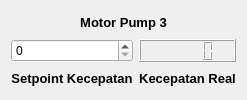
              <widget class="QWidget" name="tab_26">
               <attribute name="title">
                <string>Motor Pump 3</string>
               </attribute>
               <layout class="QGridLayout" name="gridLayout_23">
                <item row="0" column="0" colspan="2">
                 <widget class="QLabel" name="label_87">
                  <property name="sizePolicy">
                   <sizepolicy hsizetype="Minimum" vsizetype="Preferred">
                    <horstretch>0</horstretch>
                    <verstretch>0</verstretch>
                   </sizepolicy>
                  </property>
                  <property name="font">
                   <font>
                    <pointsize>10</pointsize>
                    <bold>true</bold>
                   </font>
                  </property>
                  <property name="text">
                   <string>Motor Pump 3</string>
                  </property>
                  <property name="alignment">
                   <set>Qt::AlignCenter</set>
                  </property>
                 </widget>
                </item>
                <item row="1" column="0">
                 <widget class="QSpinBox" name="setpointMotorPump3"/>
                </item>
                <item row="1" column="1">
                 <widget class="QLCDNumber" name="realMotorPump3"/>
                </item>
                <item row="2" column="0">
                 <widget class="QLabel" name="label_88">
                  <property name="font">
                   <font>
                    <pointsize>10</pointsize>
                    <bold>true</bold>
                   </font>
                  </property>
                  <property name="text">
                   <string>Setpoint Kecepatan</string>
                  </property>
                  <property name="alignment">
                   <set>Qt::AlignCenter</set>
                  </property>
                 </widget>
                </item>
                <item row="2" column="1">
                 <widget class="QLabel" name="label_86">
                  <property name="font">
                   <font>
                    <pointsize>10</pointsize>
                    <bold>true</bold>
                   </font>
                  </property>
                  <property name="text">
                   <string>Kecepatan Real</string>
                  </property>
                  <property name="alignment">
                   <set>Qt::AlignCenter</set>
                  </property>
                 </widget>
                </item>
               </layout>
              </widget>
